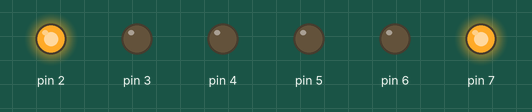
Bench run of a sketch on a simulated Arduino Uno, built with avr-gcc and run on an emulated ATmega328P. On the bench: output pins drawn as LEDs (lit = HIGH).

Above: at 2.5 s.
At 6.0 s:
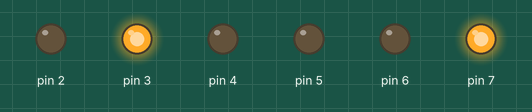
At 9.5 s:
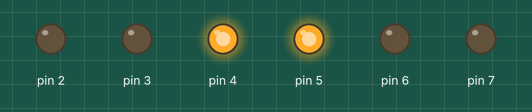
At 13.0 s:
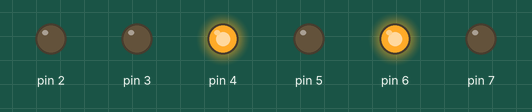
Timing chart, 0 to 18.2 s (numbered marks = the images above):
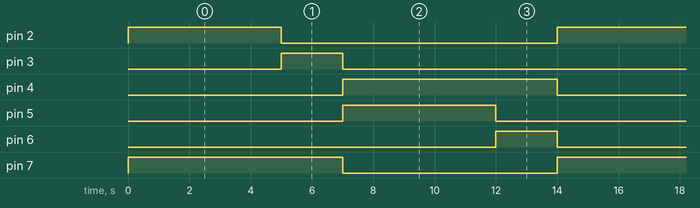

The sketch:

traffic.ino
```cpp
void setup() {
  pinMode(2, OUTPUT);
  pinMode(3, OUTPUT);
  pinMode(4, OUTPUT);
  pinMode(5, OUTPUT);
  pinMode(6, OUTPUT);
  pinMode(7, OUTPUT);
}

void loop() {

  // Road A Green, Road B Red
  digitalWrite(2, HIGH);
  digitalWrite(3, LOW);
  digitalWrite(4, LOW);

  digitalWrite(5, LOW);
  digitalWrite(6, LOW);
  digitalWrite(7, HIGH);

  delay(5000);

  // Road A Yellow, Road B Red
  digitalWrite(2, LOW);
  digitalWrite(3, HIGH);

  delay(2000);

  // Road A Red, Road B Green
  digitalWrite(3, LOW);
  digitalWrite(4, HIGH);

  digitalWrite(7, LOW);
  digitalWrite(5, HIGH);

  delay(5000);

  // Road A Red, Road B Yellow
  digitalWrite(5, LOW);
  digitalWrite(6, HIGH);

  delay(2000);

  digitalWrite(4, LOW);
  digitalWrite(6, LOW);
}
```

Measured:
- by itself, pin 2, pin 5: alternates HIGH for 5.0 s and LOW for 9.0 s
- by itself, pin 3, pin 6: alternates HIGH for 2.0 s and LOW for 12.0 s
- by itself, pin 4, pin 7: alternates HIGH for 7.0 s and LOW for 7.0 s
